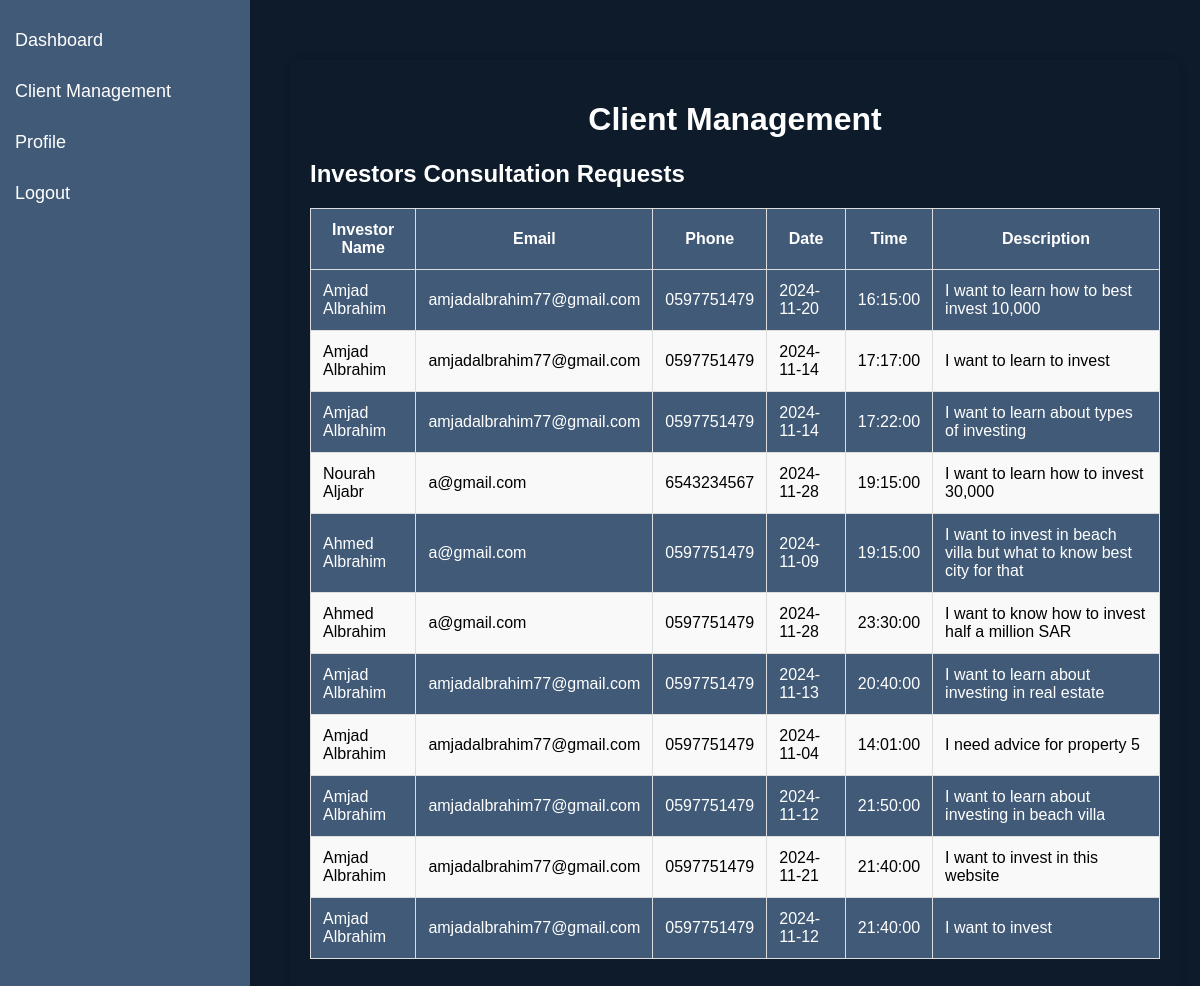
Page /Client_management.php (signed in) on the committed database.
### tables this page shows
CREATE TABLE `consultation` (
  `session_number` int(11) NOT NULL,
  `investor_ID` int(11) DEFAULT NULL,
  `consultant_ID` int(11) DEFAULT NULL,
  `date` date DEFAULT NULL,
  `time` time DEFAULT NULL,
  `description` text DEFAULT NULL,
  `rating` int(11) DEFAULT NULL,
  `feedback` text DEFAULT NULL,
  `status` enum('pending','approved','disapproved') DEFAULT 'pending',
  `zoom_link` varchar(255) DEFAULT NULL,
  `paid` tinyint(1) DEFAULT 0,
  `rejection_reason` text DEFAULT NULL
);

CREATE TABLE `investor` (
  `investor_ID` int(11) NOT NULL,
  `Fname` varchar(50) DEFAULT NULL,
  `Lname` varchar(50) DEFAULT NULL,
  `email` varchar(255) NOT NULL,
  `username` varchar(50) DEFAULT NULL,
  `password` varchar(100) DEFAULT NULL,
  `phone` varchar(15) DEFAULT NULL,
  `approve` tinyint(1) DEFAULT 0,
  `status` tinyint(1) DEFAULT 0,
  `rejection_reason` text DEFAULT NULL
);

### Client_management.php (the view, shortened to what this page needs)
<?php
include 'init.php';
$consultant_id = $_SESSION['user_id'];
$stmt_investors = $conn->prepare("
    SELECT
        i.investor_ID, i.Fname AS investor_fname, i.Lname AS investor_lname,
        i.email AS investor_email, i.phone AS investor_phone,
        c.date, c.time, c.description
    FROM
        Consultation c
    INNER JOIN
        Investor i ON c.investor_ID = i.investor_ID
    WHERE
        c.consultant_ID = :consultant_id
");
$stmt_investors->bindParam(':consultant_id', $consultant_id, PDO::PARAM_INT);
$stmt_investors->execute();
$investor_requests = $stmt_investors->fetchAll(PDO::FETCH_ASSOC);
?>
<!DOCTYPE html>
<html lang="en">
<head>
</head>
<body>
<div class="sidebar">
    <a href="dashboard.php">Dashboard</a>
    <a href="client_management.php">Client Management</a>
    <a href="profile.php">Profile</a>
    <a href="logout.php">Logout</a>
</div>
<div class="main-content">
    <div class="container">
        <h1>Client Management</h1>
        <h2>Investors Consultation Requests</h2>
        <?php if (count($investor_requests) > 0): ?>
            <table>
                <thead>
                    <tr>
                        <th>Investor Name</th>
                        <th>Email</th>
                        <th>Phone</th>
                        <th>Date</th>
                        <th>Time</th>
                        <th>Description</th>
                    </tr>
                </thead>
                <tbody>
                    <?php foreach ($investor_requests as $request): ?>
                        <tr>
                            <td><?php echo htmlspecialchars($request['investor_fname'] . ' ' . $request['investor_lname']); ?></td>
                            <td><?php echo htmlspecialchars($request['investor_email']); ?></td>
                            <td><?php echo htmlspecialchars($request['investor_phone']); ?></td>
                            <td><?php echo htmlspecialchars($request['date']); ?></td>
                            <td><?php echo htmlspecialchars($request['time']); ?></td>
                            <td><?php echo htmlspecialchars($request['description']); ?></td>
                        </tr>
                    <?php endforeach; ?>
                </tbody>
            </table>
        <?php else: ?>
            <p class="no-requests">No consultation requests from investors found.</p>
        <?php endif; ?>
    </div>
</div>
</body>
</html>

### Client_management.php (style rules this page uses)
body { font-family: Arial, sans-serif; background-color: #0D1B2A; margin: 0; padding: 0; }
.sidebar { height: 100%; width: 250px; position: fixed; top: 0; left: 0; background-color: #415A77; padding-top: 20px; }
.sidebar a { padding: 10px 15px; text-decoration: none; font-size: 18px; color: white; display: block; margin-bottom: 10px; }
.main-content { margin-left: 270px; padding: 20px; margin-top: 40px; }
.container { max-width: 1200px; margin: 0 auto; padding: 20px; background-color: #0D1B2A; border-radius: 8px; box-shadow: 0 0 10px rgba(0, 0, 0, 0.1); color: white; }
table { width: 100%; border-collapse: collapse; margin-bottom: 20px; color: white; }
th, td { padding: 12px; border: 1px solid #ddd; }
th { background-color: #415A77; color: white; }
tr:nth-child(even) { background-color: #f9f9f9; color: black; }
tr:nth-child(odd) { background-color: #415A77; color: white; }
h1 { text-align: center; color: white; }

### rows in the picture
consultation: investor_ID.Lname "Amjad Albrahim", investor_ID.email "amjadalbrahim77@gmail.com", investor_ID.phone "0597751479", date "2024-11-20", time "16:15:00", description "I want to learn how to best invest 10,000"
consultation: investor_ID.Lname "Amjad Albrahim", investor_ID.email "amjadalbrahim77@gmail.com", investor_ID.phone "0597751479", date "2024-11-14", time "17:17:00", description "I want to learn to invest"
consultation: investor_ID.Lname "Amjad Albrahim", investor_ID.email "amjadalbrahim77@gmail.com", investor_ID.phone "0597751479", date "2024-11-14", time "17:22:00", description "I want to learn about types of investing"
consultation: investor_ID.Lname "Nourah Aljabr", investor_ID.email "a@gmail.com", investor_ID.phone "6543234567", date "2024-11-28", time "19:15:00", description "I want to learn how to invest 30,000"
consultation: investor_ID.Lname "Ahmed Albrahim", investor_ID.email "a@gmail.com", investor_ID.phone "0597751479", date "2024-11-09", time "19:15:00", description "I want to invest in beach villa but what to know best city for that"
consultation: investor_ID.Lname "Ahmed Albrahim", investor_ID.email "a@gmail.com", investor_ID.phone "0597751479", date "2024-11-28", time "23:30:00", description "I want to know how to invest half a million SAR"
consultation: investor_ID.Lname "Amjad Albrahim", investor_ID.email "amjadalbrahim77@gmail.com", investor_ID.phone "0597751479", date "2024-11-13", time "20:40:00", description "I want to learn about investing in real estate"
consultation: investor_ID.Lname "Amjad Albrahim", investor_ID.email "amjadalbrahim77@gmail.com", investor_ID.phone "0597751479", date "2024-11-04", time "14:01:00", description "I need advice for property 5"
consultation: investor_ID.Lname "Amjad Albrahim", investor_ID.email "amjadalbrahim77@gmail.com", investor_ID.phone "0597751479", date "2024-11-12", time "21:50:00", description "I want to learn about investing in beach villa"
consultation: investor_ID.Lname "Amjad Albrahim", investor_ID.email "amjadalbrahim77@gmail.com", investor_ID.phone "0597751479", date "2024-11-21", time "21:40:00", description "I want to invest in this website"
consultation: investor_ID.Lname "Amjad Albrahim", investor_ID.email "amjadalbrahim77@gmail.com", investor_ID.phone "0597751479", date "2024-11-12", time "21:40:00", description "I want to invest"
